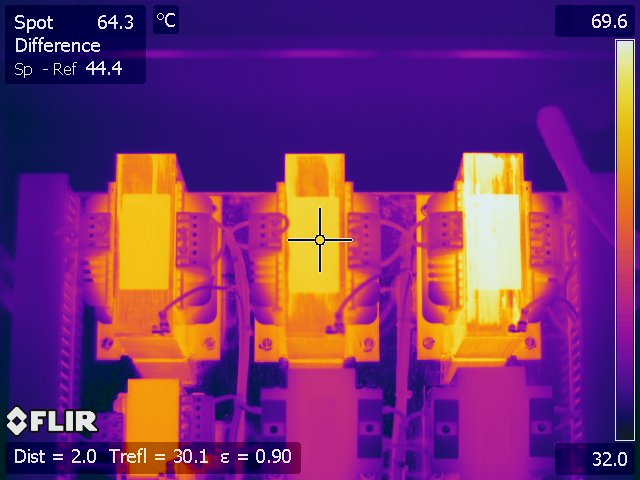
#> input picture core/cv/filr_image/Transformer.jpg, 640 x 480 px
$ python subimage_template_matching.py ../filr_image/Transformer.jpg ../filr_image/Transformer.jpg
#> lines starting #> are read from the running program, lines starting #| are printed output that depends on the picture
'''
===============================================================================
-- Author:      Hamid Doostmohammadi, Azadeh Nazemi
-- Create date: 04/11/2020
-- Description:	This code is for template matching of an image.
-- Status:      In progress
================================================================================
'''
import cv2
import sys
import os
import numpy as np
import imutils


def TemplateMatching(image, template):

    puzzle = image
    waldo = template
    waldoHeight, waldoWidth = waldo.shape[:2]
    result = cv2.matchTemplate(puzzle, waldo, cv2.TM_CCOEFF)
    (_, _, minLoc, maxLoc) = cv2.minMaxLoc(result)

    topLeft = maxLoc
    botRight = (topLeft[0] + waldoWidth, topLeft[1] + waldoHeight)
    roi = puzzle[topLeft[1]:botRight[1], topLeft[0]:botRight[0]]

    mask = np.zeros(puzzle.shape, dtype="uint8")
    cv2.imshow("Puzzle", puzzle)
    cv2.imshow("Waldo", waldo)
    cv2.imshow("roi", roi)
    cv2.waitKey(0)


image = cv2.imread(sys.argv[1], 0)
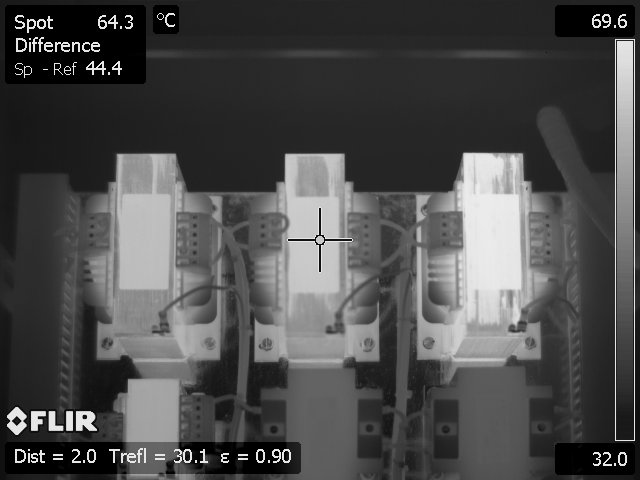
#> image: shape (480, 640); min 0, max 253, mean 75.8
(h, w) = image.shape[:2]
#> h = 480; w = 640
image = cv2.resize(image, (int(w/10), int(h/10)))
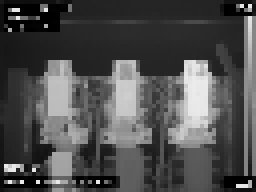
#> image: shape (48, 64) (shown 4 times larger); min 0, max 235, mean 77.8
(h, w) = image.shape[:2]
#> h = 48; w = 64
template = cv2.imread(sys.argv[2], 0)
TemplateMatching(image, template)
#> in TemplateMatching, `result = cv2.matchTemplate(puzzle, waldo, cv2.TM_CCOEFF)`:
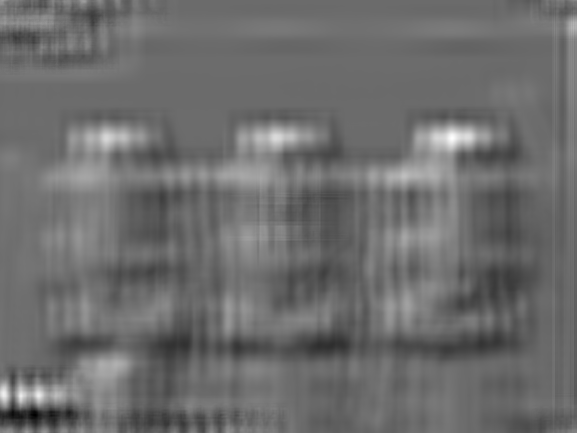
#> result: shape (433, 577) float32; min -6031307, max 8170282.5, mean 50220.7; drawn with min black and max white
#> in TemplateMatching, `(_, _, minLoc, maxLoc) = cv2.minMaxLoc(result)`: minLoc = (34, 415); maxLoc = (452, 138)
#> in TemplateMatching, `botRight = (topLeft[0] + waldoWidth, topLeft[1] + waldoHeight)`: botRight = (1092, 618)
#> in TemplateMatching, `roi = puzzle[topLeft[1]:botRight[1], topLeft[0]:botRight[0]]`: roi = empty array
